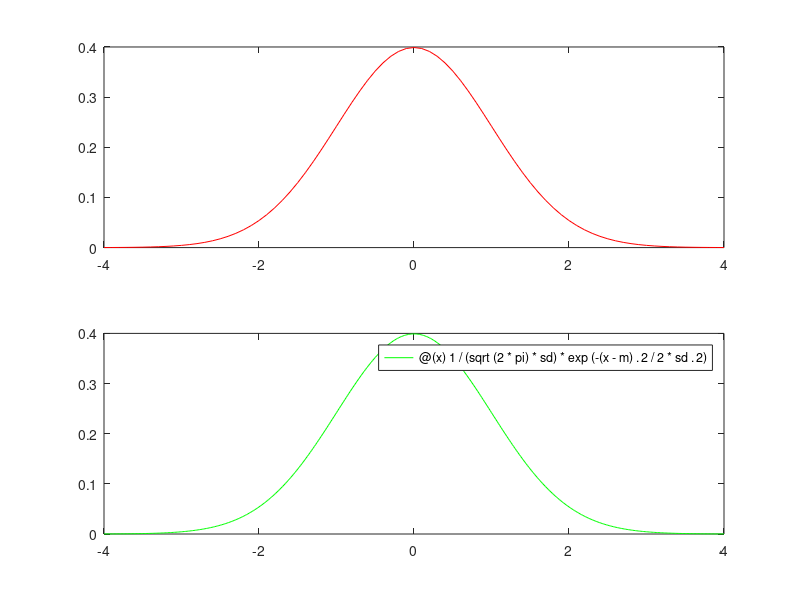

MATLAB code to generate this figure:
m = 0;
sd = 1;
x = -4:.1:4;
subplot(2, 1, 1)
P = 1 / (sqrt(2 * pi) * sd) * exp(-(x - m).^2 / 2 * sd.^2);
plot (x, P, 'r');
subplot(2,1,2)
P = @(x) 1 / (sqrt(2 * pi) * sd) * exp(-(x - m).^2 / 2 * sd.^2);
fplot (P, [-4, 4], 'g');
